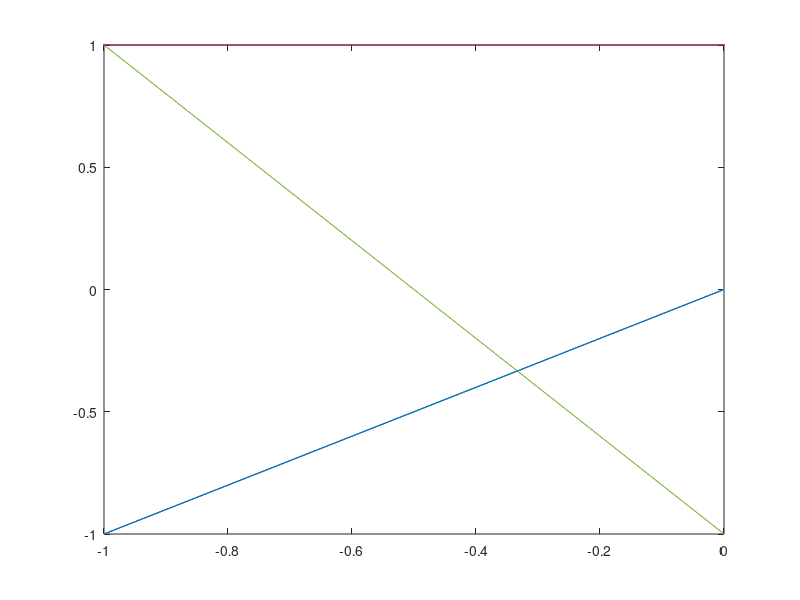

MATLAB code for this plot:
x=-1:0.1;1;
p='Please enter a number:';
n=input(p);
T0=1;
plot(x,T0);
hold on;
T1=x;
plot(x,T1);
hold on;
for i = 1:n
  T2=2*x.*T1-T0;
  plot(x,T1);
  hold on;
  T0=T1;
  T1=T2;
end

